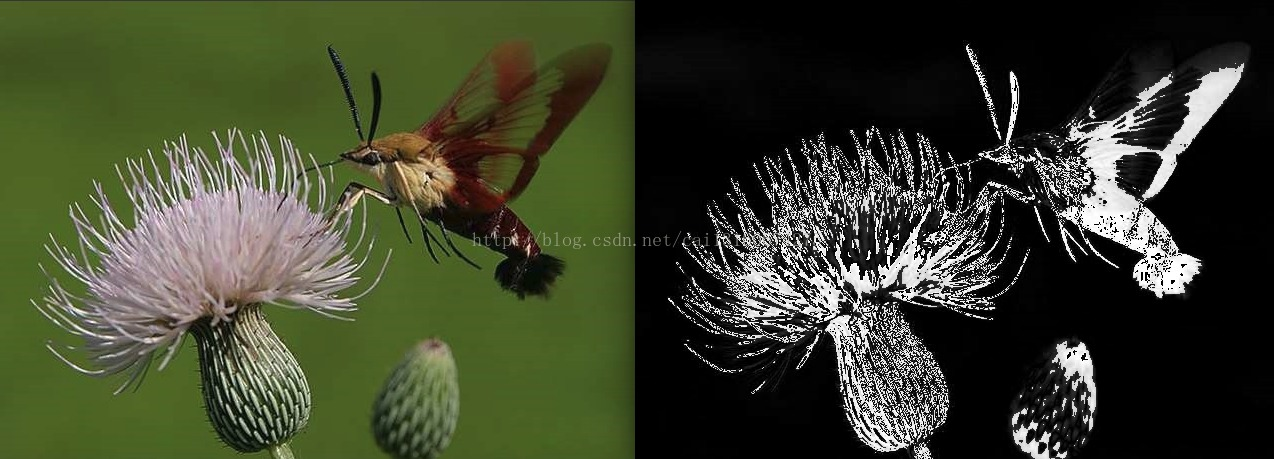
//> input picture saliencyDetect/test.jpg, 1274 x 459 px
$ ./AC   (built with g++ and OpenCV 4)
//> lines starting //> are read from the running program, lines starting //| are printed output that depends on the picture
//> further down, srcMat is the input picture: 459 rows x 1274 cols, CV_8UC3; mean B, G, R 44.8, 66.6, 60.8
#include <iostream>
#include <string>
#include "opencv2/core.hpp"
#include "opencv2/imgproc.hpp"
#include "opencv2/highgui.hpp"

using namespace std;
using namespace cv;


void SalientRegionDetectionBasedonAC(Mat &src,int MinR2, int MaxR2,int Scale){
//> called with MinR2 = 57, MaxR2 = 229, Scale = 3
	Mat Lab;
	cvtColor(src, Lab, CV_BGR2Lab);
//> Lab: 459 rows x 1274 cols, CV_8UC3; mean of channels 0, 1, 2 67.6, 122, 139.7

	int row=src.rows,col=src.cols;
//> row = 459; col = 1274
	int Sal_org[row][col];
	memset(Sal_org,0,sizeof(Sal_org));

	Mat Sal=Mat::zeros(src.size(),CV_8UC1 );

	Point3_<uchar>* p;
	Point3_<uchar>* p1;
	int val;
	Mat filter;

	int max_v=0;
	int min_v=1<<28;
	for (int k=0;k<Scale;k++){
		int len=(MaxR2 - MinR2) * k / (Scale - 1) + MinR2;
		blur(Lab, filter, Size(len,len ));
		for (int i=0;i<row;i++){
			for (int j=0;j<col;j++){
				p=Lab.ptr<Point3_<uchar> > (i,j);
				p1=filter.ptr<Point3_<uchar> > (i,j);
				//cout<<(p->x - p1->x)*(p->x - p1->x)+ (p->y - p1->y)*(p->y-p1->y) + (p->z - p1->z)*(p->z - p1->z) <<" ";

				val=sqrt( (p->x - p1->x)*(p->x - p1->x)+ (p->y - p1->y)*(p->y-p1->y) + (p->z - p1->z)*(p->z - p1->z) );
				Sal_org[i][j]+=val;
				if(k==Scale-1){
					max_v=max(max_v,Sal_org[i][j]);
					min_v=min(min_v,Sal_org[i][j]);
				}
			}
		}
	}
//> this loop made 3 passes
//> (max_v, min_v) on passes 1 to 3: (0, 268435456), (0, 268435456), (735, 0)
//> after the loop, val = 1; max_v = 735; min_v = 0

	cout<<max_v<<" "<<min_v<<endl;
//| 735 0
	int X,Y;
    for (Y = 0; Y < row; Y++)
    {
        for (X = 0; X < col; X++)
        {
            Sal.at<uchar>(Y,X) = (Sal_org[Y][X] - min_v)*255/(max_v - min_v);        //    计算全图每个像素的显著性
        	//Sal.at<uchar>(Y,X) = (Dist[gray[Y][X]])*255/(max_gray);        //    计算全图每个像素的显著性
        }
    }
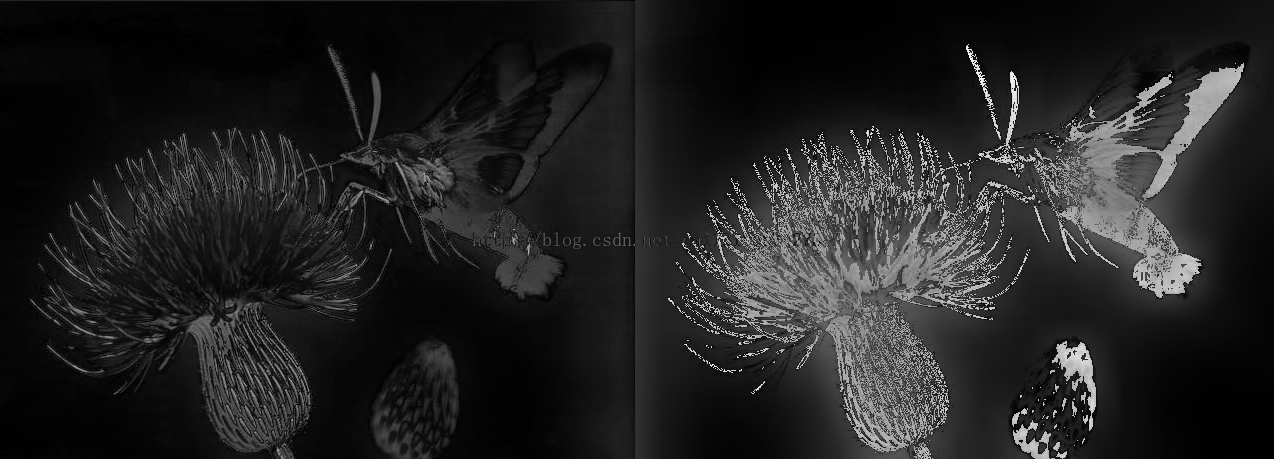
//> Sal: 459 rows x 1274 cols, CV_8UC1; min 0, max 255, mean 34.1
    imshow("sal",Sal);
    waitKey(0);
}


int main(int argc, char** argv)
{
    String imgName = "test.jpg";
    if(argc == 2)
    {
        imgName = argv[1];
    }
    Mat srcMat = imread(imgName);
    SalientRegionDetectionBasedonAC(srcMat, srcMat.rows/8, srcMat.rows/2, 3);
}
